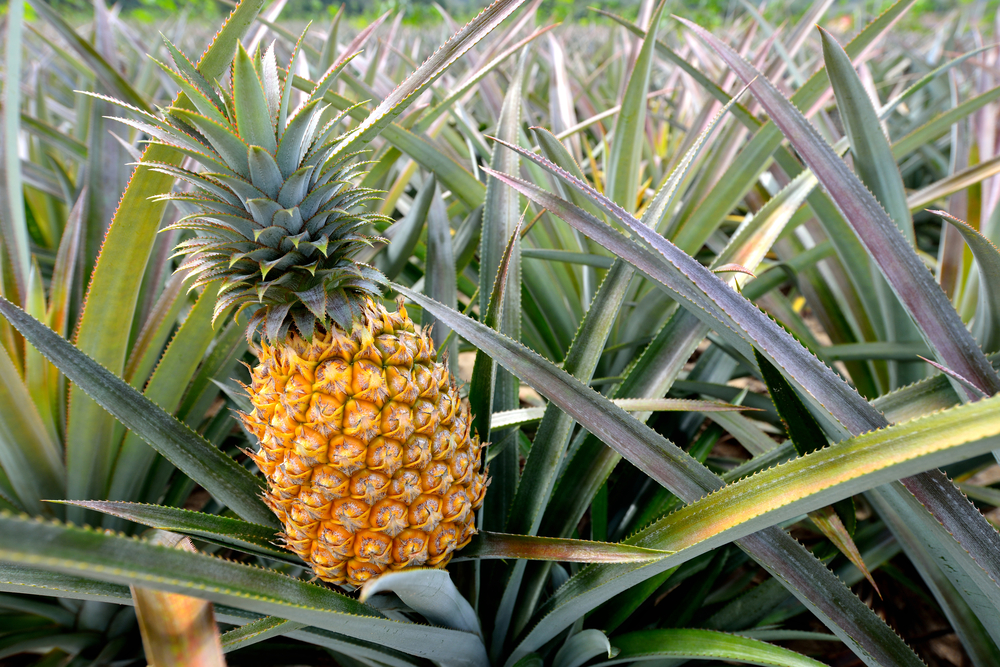
#> input picture Resources/pina.jpg, 1000 x 667 px
$ python main.py
#> lines starting #> are read from the running program, lines starting #| are printed output that depends on the picture
import cv2
import numpy as np
import sys

#imgSource = "Resources/7e5c9253772418e39a10d2fb16906813.png"#FotosMangoReducidas/IMG_0359.jpg"
img = cv2.imread("Resources/pina.jpg", cv2.IMREAD_UNCHANGED)
#> img is the input picture: shape (667, 1000, 3); mean B, G, R 94.9, 123.5, 120.9
img2 = cv2.imread("Resources/blueMe.png", cv2.IMREAD_UNCHANGED)
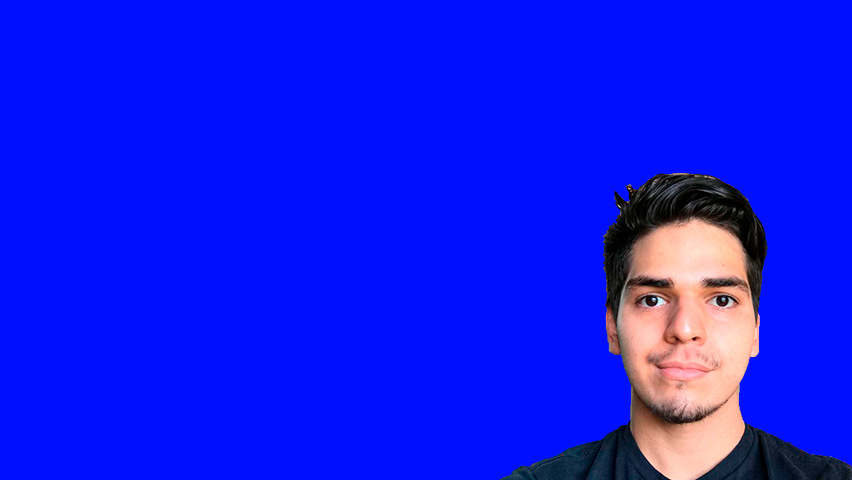
#> input picture Resources/blueMe.png, 852 x 480 px
#> img2 is the input picture: shape (480, 852, 4); mean B, G, R, A 237, 26.1, 16.7, 255
imgGray = cv2.imread("Resources/pina.jpg", 0)
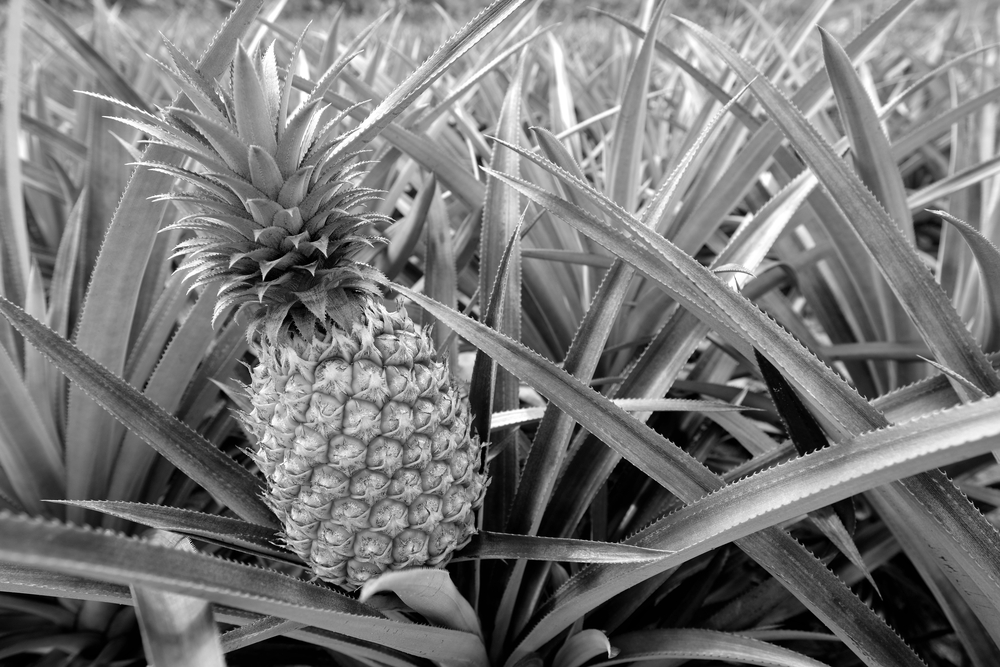
#> imgGray: shape (667, 1000); min 0, max 255, mean 119.5

# [55 lines left out: functions blueScreen, bright, contrast, not called in this run]

# Got from: https://docs.opencv.org/3.4/d3/dc1/tutorial_basic_linear_transform.html

def gammaCorrection():
    gamma = 0.5
    ## [changing-contrast-brightness-gamma-correction]
    lookUpTable = np.empty((1,256), np.uint8)
    for i in range(256):
        lookUpTable[0,i] = np.clip(pow(i / 255.0, gamma) * 255.0, 0, 255)

    res = cv2.LUT(img, lookUpTable)
    ## [changing-contrast-brightness-gamma-correction]

    img_gamma_corrected = cv2.hconcat([img, res])
    cv2.imshow("Gamma correction", img_gamma_corrected)
    cv2.waitKey(0)

# Got from: https://github.com/opencv/opencv/blob/3.4/samples/python/tutorial_code/imgProc/changing_contrast_brightness_image/changing_contrast_brightness_image.py

# [60 lines left out: functions solarization, histogramEqualization, resizeAnimation, not called in this run]

# CLI

def invalidOpCLI():
    print("Invalid option")

switcher = {
    0: exit,
    1: bright,
    2: contrast,
    3: gammaCorrection,
    4: solarization,
    5: histogramEqualization,
    6: resizeAnimation,
    7: blueScreen
}

menuOptions = {
    1: "Bright Image",
    2: "Apply Contrast",
    3: "Gamma Correction",
    4: "Solarization",
    5: "Histogram Equalization",
    6: "Resize Animation",
    7: "Blue Screen"
}

def menuCLI(title):
#> called with title = 'Lab Image Noise'
    print(title +
          "\nDanilo Chaves, Leonardo Lizano")
    while True:
        print("-" * 50 +
            ##"\nCurrent image: " + imgSource+
            "\n " + "-" * 50 +
            "\nSelect an option: ")
        for i in range(len(menuOptions)):
            print(i+1,"-",menuOptions.get(i+1, lambda: "invalidOpCLI"))
        print("0 - Exit" +
            "\n>>")
        userInput = -1
        try:
            userInput = int(input())
            func = switcher.get(userInput, invalidOpCLI)
            func()
        except:
            print("Invalid option")
#> this loop made 7 passes; the answer given on pass 1: 3
#> pass 1, in gammaCorrection, `res = cv2.LUT(img, lookUpTable)`:
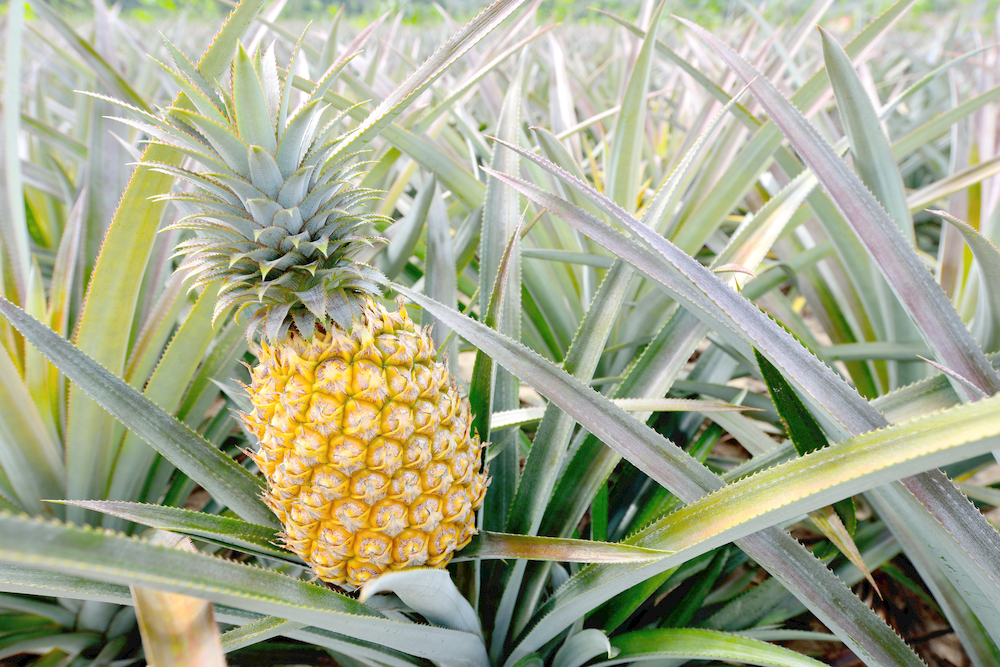
#> res: shape (667, 1000, 3); mean B, G, R 141.9, 170.1, 165.5
#> pass 1, in gammaCorrection, `img_gamma_corrected = cv2.hconcat([img, res])`:
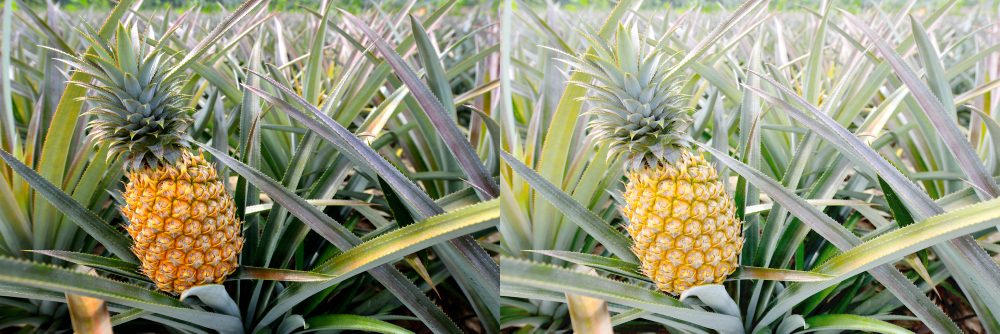
#> img_gamma_corrected: shape (667, 2000, 3) (shown at 1/2 size); mean B, G, R 118.4, 146.8, 143.2
    return


# Press the green button in the gutter to run the script.
if __name__ == '__main__':
#> (the run stopped early here; a loop or call above may not have finished)
